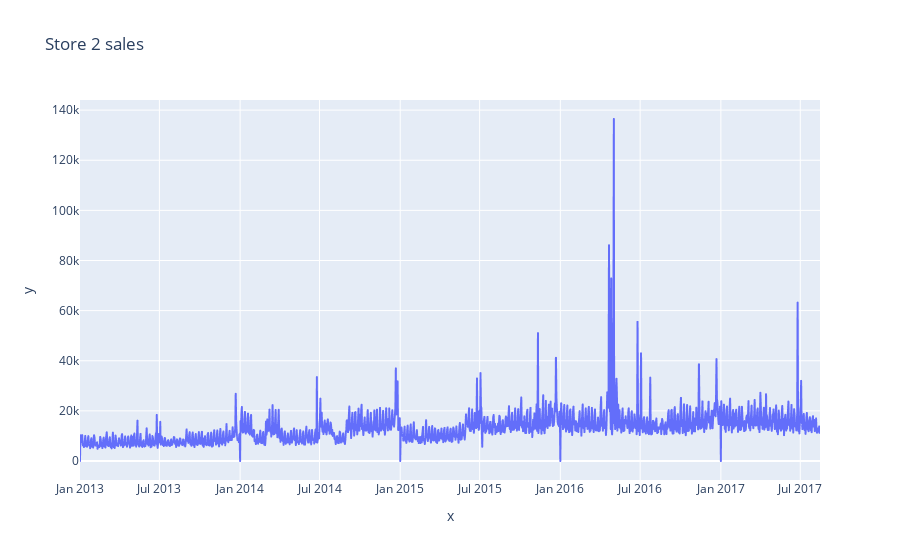
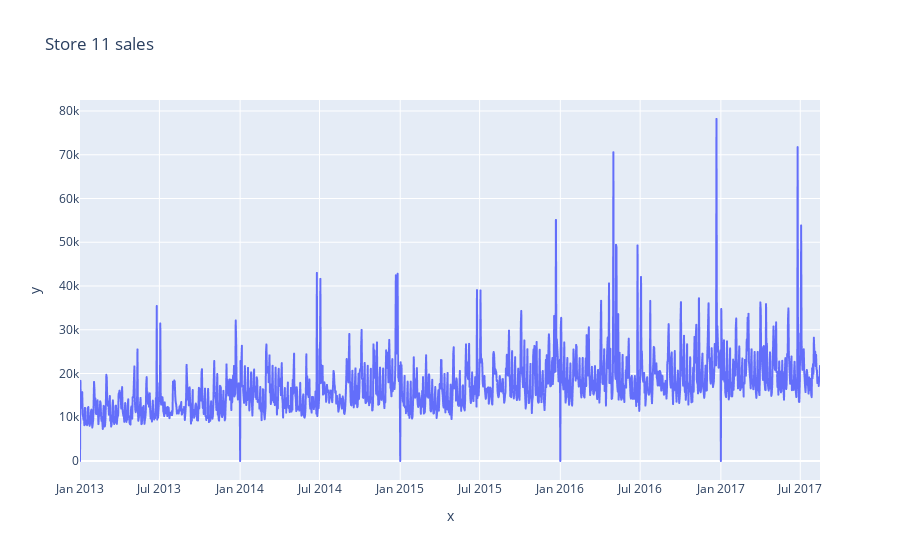
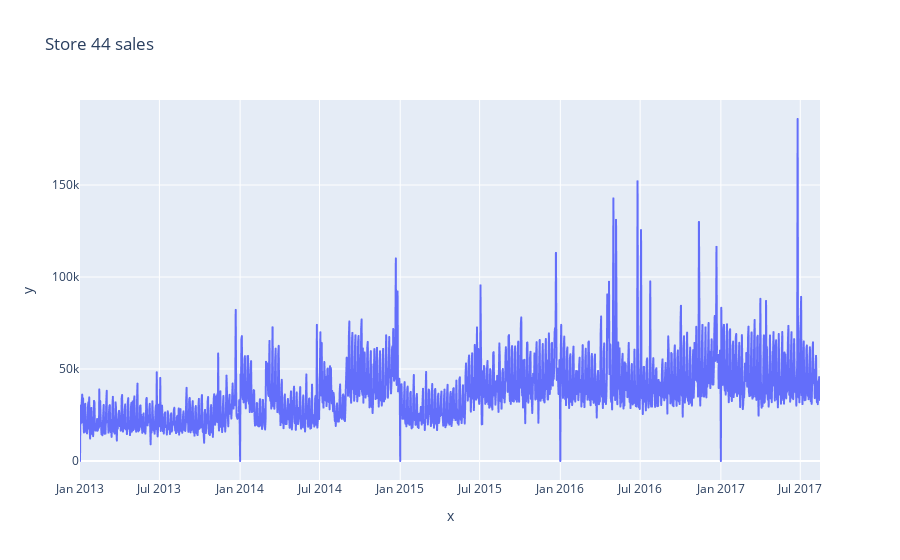
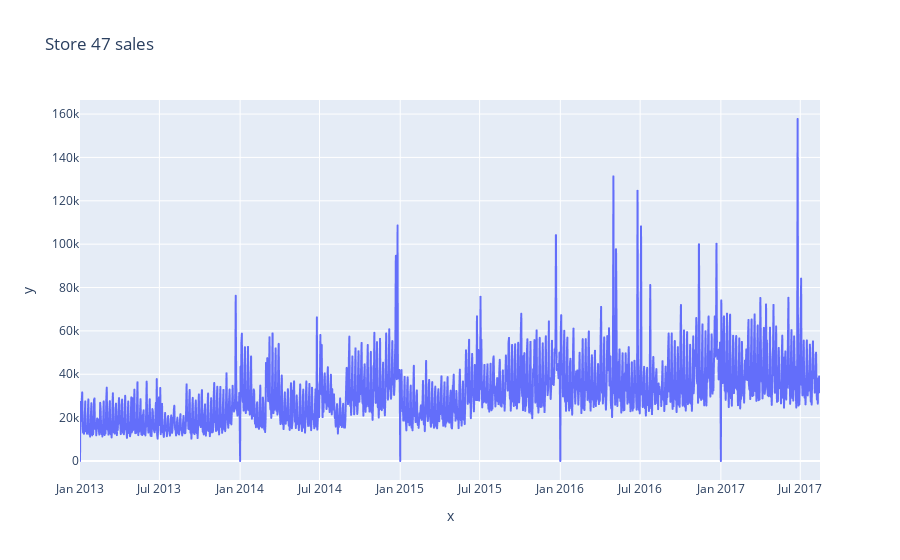

The notebook cell these images were saved under, in order:
### Code cell
for store in STORES:
    data = train_data[train_data['store_nbr'] == store]
    sales = data.groupby('date')["sales"].sum().reset_index()
    fig = px.line(data, x=sales.date, y=sales.sales, title=f'Store {store} sales')
    fig.show()

### Figure 1 — Plotly figure (JSON) as saved in the notebook; plotly's stock layout.template omitted (floating-point values rounded to 4 significant figures; data arrays with more than 128 entries replaced by an {"elided": "..."} marker saying what was removed)
{"data": [{"hovertemplate": "x=%{x}<br>y=%{y}<extra></extra>", "legendgroup": "", "line": {"color": "#636efa", "dash": "solid"}, "marker": {"symbol": "circle"}, "mode": "lines", "name": "", "showlegend": false, "type": "scattergl", "x": {"elided": "1684 str values"}, "xaxis": "x", "y": {"elided": "1684 float values"}, "yaxis": "y"}], "layout": {"legend": {"tracegroupgap": 0}, "title": {"text": "Store 2 sales"}, "xaxis": {"anchor": "y", "domain": [0, 1], "title": {"text": "x"}}, "yaxis": {"anchor": "x", "domain": [0, 1], "title": {"text": "y"}}}}

### Figure 2 — Plotly figure (JSON) as saved in the notebook; plotly's stock layout.template omitted (floating-point values rounded to 4 significant figures; data arrays with more than 128 entries replaced by an {"elided": "..."} marker saying what was removed)
{"data": [{"hovertemplate": "x=%{x}<br>y=%{y}<extra></extra>", "legendgroup": "", "line": {"color": "#636efa", "dash": "solid"}, "marker": {"symbol": "circle"}, "mode": "lines", "name": "", "showlegend": false, "type": "scattergl", "x": {"elided": "1684 str values"}, "xaxis": "x", "y": {"elided": "1684 float values"}, "yaxis": "y"}], "layout": {"legend": {"tracegroupgap": 0}, "title": {"text": "Store 11 sales"}, "xaxis": {"anchor": "y", "domain": [0, 1], "title": {"text": "x"}}, "yaxis": {"anchor": "x", "domain": [0, 1], "title": {"text": "y"}}}}

### Figure 3 — Plotly figure (JSON) as saved in the notebook; plotly's stock layout.template omitted (floating-point values rounded to 4 significant figures; data arrays with more than 128 entries replaced by an {"elided": "..."} marker saying what was removed)
{"data": [{"hovertemplate": "x=%{x}<br>y=%{y}<extra></extra>", "legendgroup": "", "line": {"color": "#636efa", "dash": "solid"}, "marker": {"symbol": "circle"}, "mode": "lines", "name": "", "showlegend": false, "type": "scattergl", "x": {"elided": "1684 str values"}, "xaxis": "x", "y": {"elided": "1684 float values"}, "yaxis": "y"}], "layout": {"legend": {"tracegroupgap": 0}, "title": {"text": "Store 44 sales"}, "xaxis": {"anchor": "y", "domain": [0, 1], "title": {"text": "x"}}, "yaxis": {"anchor": "x", "domain": [0, 1], "title": {"text": "y"}}}}

### Figure 4 — Plotly figure (JSON) as saved in the notebook; plotly's stock layout.template omitted (floating-point values rounded to 4 significant figures; data arrays with more than 128 entries replaced by an {"elided": "..."} marker saying what was removed)
{"data": [{"hovertemplate": "x=%{x}<br>y=%{y}<extra></extra>", "legendgroup": "", "line": {"color": "#636efa", "dash": "solid"}, "marker": {"symbol": "circle"}, "mode": "lines", "name": "", "showlegend": false, "type": "scattergl", "x": {"elided": "1684 str values"}, "xaxis": "x", "y": {"elided": "1684 float values"}, "yaxis": "y"}], "layout": {"legend": {"tracegroupgap": 0}, "title": {"text": "Store 47 sales"}, "xaxis": {"anchor": "y", "domain": [0, 1], "title": {"text": "x"}}, "yaxis": {"anchor": "x", "domain": [0, 1], "title": {"text": "y"}}}}
